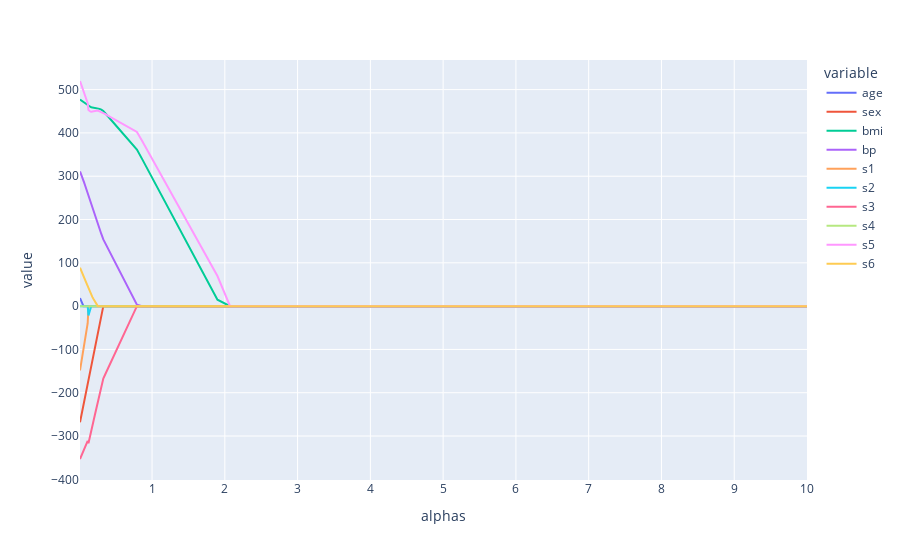

Notebook cell for this chart:
### Code cell
# nejdele se drzi economy, coz dava smysl vzhledem k feature selection
result2 = pd.DataFrame(coefs, columns=features)
result2['alphas'] = alphas
px.line(result2, x='alphas', y=features)
